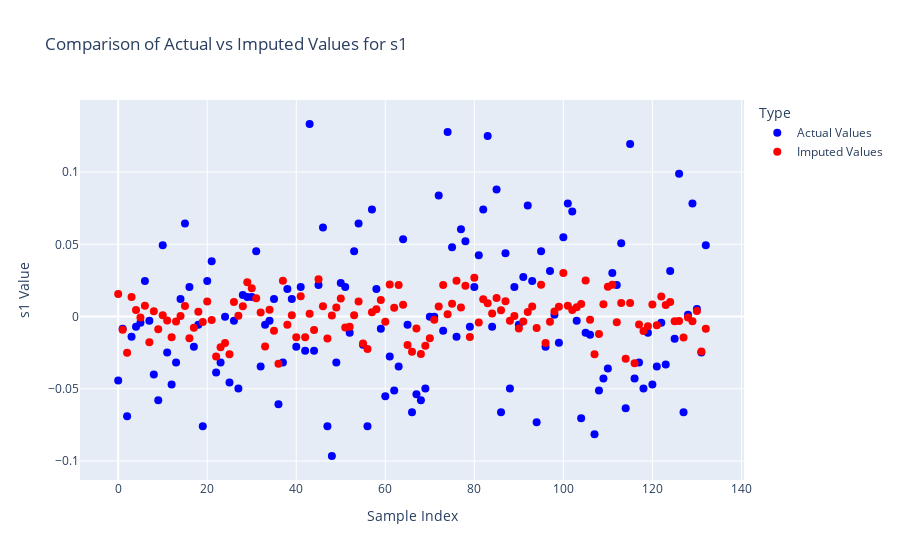
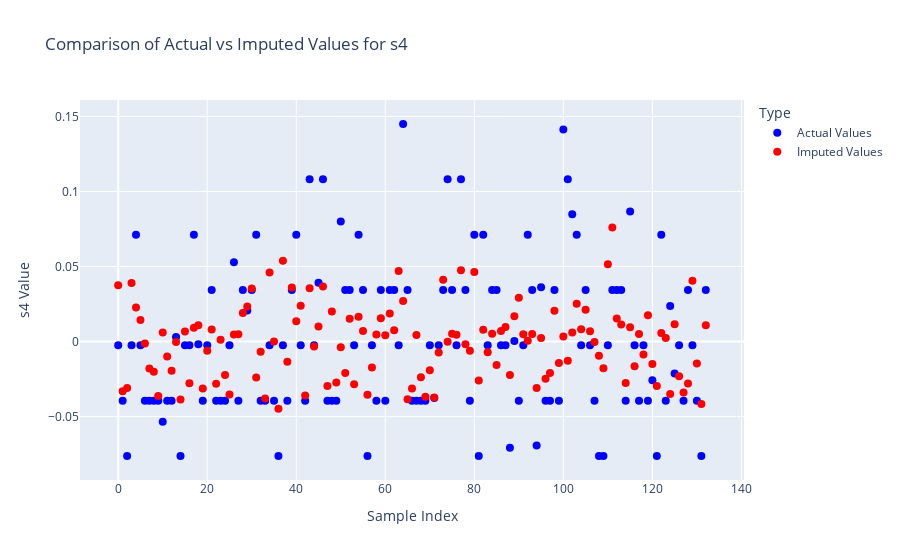

Here is the notebook cell these charts were saved with, in order:
### Markdown cell above
## Evaluating imputation quality

In this demonstration, since the receiver dataset was artificially created by removing variables from the original data, there exists the unique opportunity to evaluate the quality of our imputations by comparing them to the actual values.

### Code cell
# Visualize comparison between actual and imputed values
for var in imputed_variables:
    fig = go.Figure()

    # Plot actual values
    fig.add_trace(
        go.Scatter(
            x=receiver_data.index,
            y=receiver_data[var],
            mode="markers",
            name="Actual Values",
            marker=dict(color="blue", size=8),
        )
    )

    # Plot imputed values
    fig.add_trace(
        go.Scatter(
            x=imputed_data.index,
            y=imputed_data[var],
            mode="markers",
            name="Imputed Values",
            marker=dict(color="red", size=8),
        )
    )

    # Customize the plot appearance
    fig.update_layout(
        title=f"Comparison of Actual vs Imputed Values for {var}",
        xaxis_title="Sample Index",
        yaxis_title=f"{var} Value",
        legend_title="Type",
        hovermode="closest",
    )

    fig.show()

### Figure 1 — Plotly figure (JSON) as saved in the notebook; plotly's stock layout.template omitted (floating-point values rounded to 4 significant figures; data arrays with more than 128 entries replaced by an {"elided": "..."} marker saying what was removed)
{"data": [{"marker": {"color": "blue", "size": 8}, "mode": "markers", "name": "Actual Values", "type": "scatter", "x": {"elided": "133 int values"}, "y": {"elided": "133 float values"}}, {"marker": {"color": "red", "size": 8}, "mode": "markers", "name": "Imputed Values", "type": "scatter", "x": {"elided": "133 int values"}, "y": {"elided": "133 float values"}}], "layout": {"hovermode": "closest", "legend": {"title": {"text": "Type"}}, "title": {"text": "Comparison of Actual vs Imputed Values for s1"}, "xaxis": {"title": {"text": "Sample Index"}}, "yaxis": {"title": {"text": "s1 Value"}}}}

### Figure 2 — Plotly figure (JSON) as saved in the notebook; plotly's stock layout.template omitted (floating-point values rounded to 4 significant figures; data arrays with more than 128 entries replaced by an {"elided": "..."} marker saying what was removed)
{"data": [{"marker": {"color": "blue", "size": 8}, "mode": "markers", "name": "Actual Values", "type": "scatter", "x": {"elided": "133 int values"}, "y": {"elided": "133 float values"}}, {"marker": {"color": "red", "size": 8}, "mode": "markers", "name": "Imputed Values", "type": "scatter", "x": {"elided": "133 int values"}, "y": {"elided": "133 float values"}}], "layout": {"hovermode": "closest", "legend": {"title": {"text": "Type"}}, "title": {"text": "Comparison of Actual vs Imputed Values for s4"}, "xaxis": {"title": {"text": "Sample Index"}}, "yaxis": {"title": {"text": "s4 Value"}}}}
